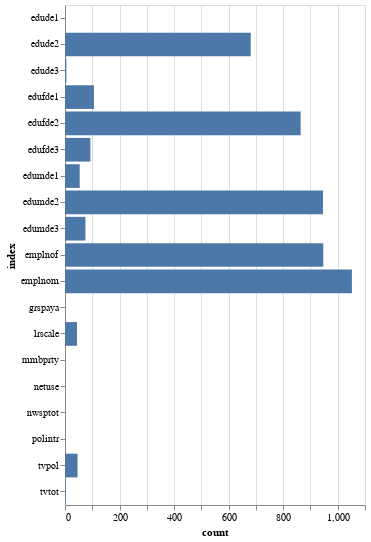

Notebook code for this chart:
### Code cell
alt.Chart(reg_nan).mark_bar().encode(
    x="count",
    y="index",
).properties(height=500)

### Figure 1 — Vega-Lite specification as saved in the notebook (floating-point values rounded to 4 significant figures)
{"config": {"view": {"continuousWidth": 300, "continuousHeight": 300}}, "data": {"name": "data-88a92783ef7dcfd2836d3694b208ec83"}, "mark": {"type": "bar"}, "encoding": {"x": {"field": "count", "type": "quantitative"}, "y": {"field": "index", "type": "nominal"}}, "height": 500, "$schema": "https://vega.github.io/schema/vega-lite/v5.15.1.json", "datasets": {"data-88a92783ef7dcfd2836d3694b208ec83": [{"index": "grspaya", "count": 0}, {"index": "tvpol", "count": 46}, {"index": "lrscale", "count": 44}, {"index": "netuse", "count": 0}, {"index": "tvtot", "count": 2}, {"index": "nwsptot", "count": 0}, {"index": "polintr", "count": 1}, {"index": "mmbprty", "count": 0}, {"index": "emplnof", "count": 947}, {"index": "emplnom", "count": 1052}, {"index": "edude1", "count": 0}, {"index": "edude2", "count": 681}, {"index": "edude3", "count": 5}, {"index": "edufde1", "count": 106}, {"index": "edufde2", "count": 864}, {"index": "edufde3", "count": 93}, {"index": "edumde1", "count": 54}, {"index": "edumde2", "count": 946}, {"index": "edumde3", "count": 75}]}}
